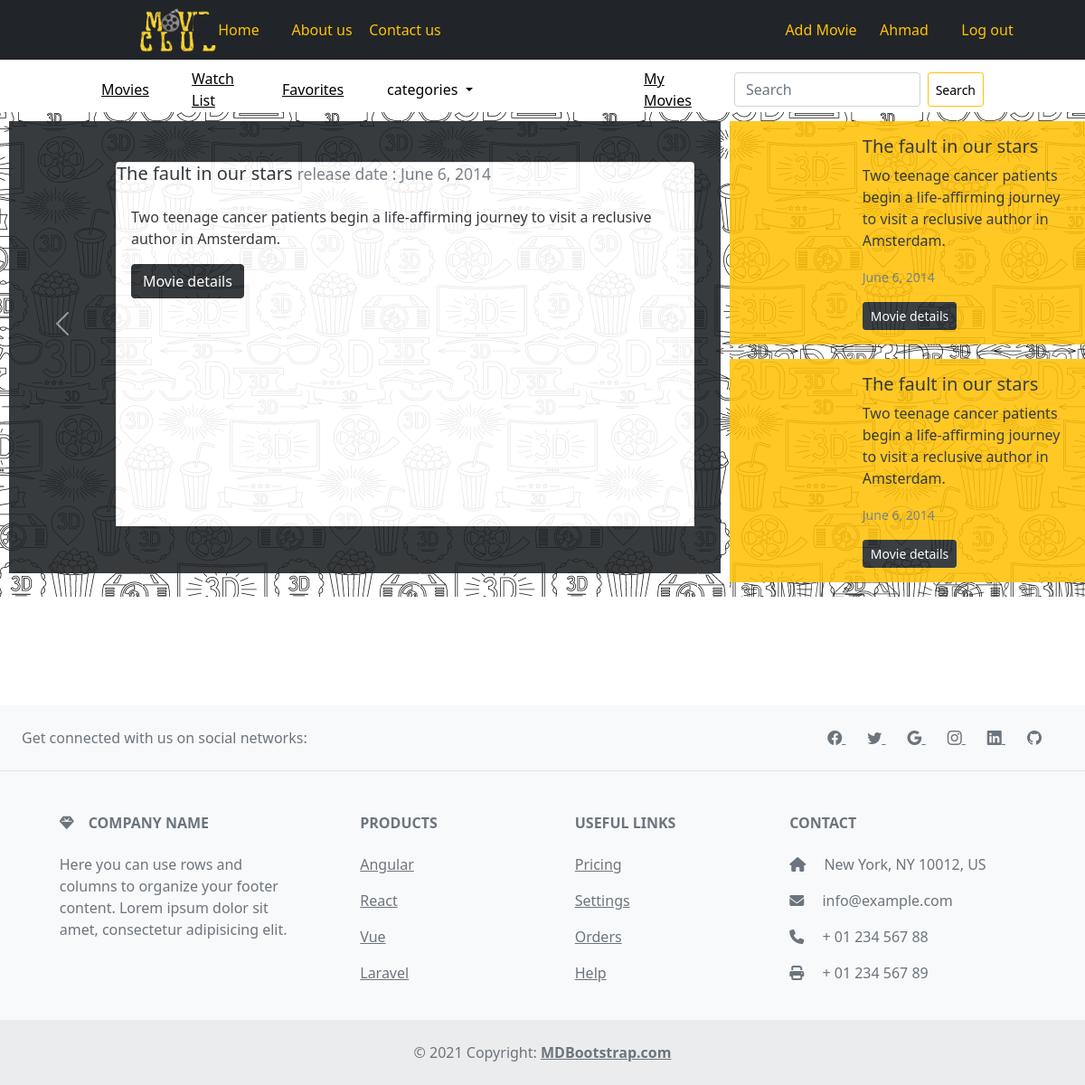
/ (signed in), run on the app's committed database.
### login_app/models.py (models this page shows)
class User(models.Model):
    first_name = models.CharField(max_length=45)
    last_name = models.CharField(max_length=45)
    email = models.CharField(max_length=255)
    password = models.CharField(max_length=100)
    created_at = models.DateTimeField(auto_now_add=True)
    updated_at = models.DateTimeField(auto_now=True)
    objects = UserManager()

### movie_app/models.py (models this page shows, shortened)
class Movie(models.Model):
    title = models.CharField(max_length=255)
    release_date = models.DateField(null = True)
    desc = models.TextField()
    trailer_url = models.URLField(max_length=300)
    added_by = models.ForeignKey(User, related_name="added_movies", on_delete = models.CASCADE)
    liked_by = models.ManyToManyField(User, related_name="favorites")
    to_watch_by = models.ManyToManyField(User, related_name="movies_to_watch")
    categories = models.ManyToManyField(Category, related_name="movies")
    uplode_image = models.ImageField(null = True , blank = True , upload_to='images/')
    created_at = models.DateTimeField(auto_now_add=True)
    updated_at = models.DateTimeField(auto_now=True)
    objects = MovieManager()

### movie_app/views.py (the view)
# urls.py: path('', views.main),
def main(request):
    if "term" in request.GET:
        sr = Movie.objects.filter(title__contains = request.GET.get('term'))
        titles = []
        for movie in sr:
            titles.append(movie.title)
        return JsonResponse(titles, safe=False)
    if 'userid' in request.session:
        context = {
        'all_movies' : Movie.objects.all().order_by('-release_date')[:2],
        'first_movies' : Movie.objects.all().order_by('-release_date')[0],
        'this_user' : User.objects.get(id=request.session['userid'])
        }
        return render(request,"main_page.html" , context)
    else :
        context = {
            'all_movies' : Movie.objects.all().order_by('-release_date')
        }
        return render(request,"main_page.html" , context)

### movie_app/templates/main_page.html (shortened to what this page needs)
<!DOCTYPE html>
<html lang="en">
<head>
    <link rel="stylesheet" href="https://cdn.jsdelivr.net/npm/bootstrap-icons@1.8.1/font/bootstrap-icons.css">
    {% load static %}
    <link rel="stylesheet" href="{% static 'css/main_page.css' %}?201812">
    <link href="https://cdn.jsdelivr.net/npm/bootstrap@5.0.2/dist/css/bootstrap.min.css" rel="stylesheet"
>
    <link rel="stylesheet" href="//code.jquery.com/ui/1.13.1/themes/base/jquery-ui.css">
</head>
<body>
    <header>
        <div class="container-fluid mb-2">
            <div class="row  head align-items-center justify-content-center px-5 py-2">
                <div class="col-1">
                    <img src="../static/img/project_logo1.png" alt="Movies House" height="50px">
                </div>
                <div class="col-1">
                    <a href="#" class="btn btn-dark btn-sm ms-3" style="color: #ffc107; font-size:16px;">Home</a>
                </div>
                <div class="col-1">
                    <a href="#" class="btn btn-dark btn-sm ms-3" style="color: #ffc107; font-size:16px;">About us</a>
                </div>
                <div class="col-5">
                    <a href="#" class="btn btn-dark btn-sm ms-3" style="color: #ffc107; font-size:16px;">Contact us</a>
                </div>
                {% if 'from' in request.session %}
                <div class="col-1">
                    <a href="/adding_form" class="btn outline-warning btn-sm ms-3"
                        style="color: #ffc107; font-size:16px;">Add Movie</a>
                </div>
                <div class="col-1">
                    <a href="#" class="btn outline-warning btn-sm ms-3"
                        style="color: #ffc107; font-size:16px;">{{this_user.first_name}}</a>
                </div>
                <div class="col-1">
                    <a href="/logout" class="btn outline-warning btn-sm ms-3"
                        style="color: #ffc107; font-size:16px;">Log out</a>
                </div>
                {% endif %}
            </div>
        </div>
    </header>
    <nav>
        <div class="container-fluid">
            <div class="row  head align-items-center justify-content-center" style="height: 50px;">
                {% if 'from' in request.session %}
                <div class="col-1">
                    <a href="/" style="color: black; font-size:16px;">Movies</a>
                </div>
                <div class="col-1 watch">
                    <a href="/watch_list" style="color: black; font-size:16px;">Watch List</a>
                </div>
                <div class="col-1">
                    <a href="/favorite" style="color: black; font-size:16px;">Favorites</a>
                </div>
                <div class="nav-item dropdown col-3">
                    <a class="nav-link dropdown-toggle" href="#" role="button" data-bs-toggle="dropdown"
                        style="color: black;font-size:16px">
                        categories
                    </a>
                </div>
                <div class="col-1 watch">
                    <a href="/my_movies" style="color: black; font-size:16px;">My Movies</a>
                </div>
                <form class="d-flex col-3" action="/movies/search" method="post">
                    <input class="form-control me-2" type="search" placeholder="Search" aria-label="Search"
                        name="search" id="movie_title">
                    <button class="btn btn-outline-warning btn-sm" type="submit" style="color:black;">Search</button>
                </form>
                {% endif %}
            </div>
        </div>
    </nav>
    <main>
        <div class="main_container">
            <div class="slid_container">
                <div id="carouselExampleControls" class="carousel slide" data-bs-ride="carousel">
                    <div class="carousel-inner">
                        <div class="carousel-item active">
                            <div class="card" style="width: 40rem; height: 28rem;">
                                <h5 class="card-title">{{first_movies.title}} <small class="text-muted">release date :
                                    {{first_movies.release_date}}</small></h5>
                                <div class="card-body">
                                    <p class="card-text">{{first_movies.desc}}</p>
                                        <a href="/movie/{{first_movies.id}}" class="btn btn-dark">Movie details</a>
                                </div>
                            </div>
                        </div>
                    </div>
                    <button class="carousel-control-prev" type="button" data-bs-target="#carouselExampleControls"
                        data-bs-slide="prev">
                        <span class="carousel-control-prev-icon" aria-hidden="true"></span>
                    </button>
                    <button class="carousel-control-next" type="button" data-bs-target="#carouselExampleControls"
                        data-bs-slide="next">
                        <span class="carousel-control-next-icon" aria-hidden="true"></span>
                    </button>
                </div>
            </div>
            <div class="sid_bar">
                {% for movie in all_movies %}
                <div class="card1 mb-3" style="max-width: 540px;">
                    <div class="row g-0">
                        <div class="col-md-4" style="background-color: #ffc107;">
                        </div>
                        <div class="col-md-8" style="background-color: #ffc107;">
                            <div class="card-body" style="max-height: 250px; overflow: auto;">
                                <h5 class="card-title">{{movie.title}}</h5>
                                <p class="card-text" style="max-height: 100px; overflow: auto;">{{movie.desc}}</p>
                                <p class="card-text"><small class="text-muted">{{movie.release_date}}</small></p>
                                <a href="/movie/{{movie.id}}" class="btn btn-sm btn-dark">Movie details</a>
                            </div>
                        </div>
                    </div>
                </div>
                {% endfor %}
            </div>
        </div>
    </main>
    <footer class="text-center text-lg-start bg-light text-muted" style="margin-top: 120px;">
        <section class="d-flex justify-content-center justify-content-lg-between p-4 border-bottom">
            <div class="me-5 d-none d-lg-block">
                <span>Get connected with us on social networks:</span>
            </div>
            <div>
                <a href="" class="me-4 text-reset">
                    <i class="bi bi-facebook"></i>
                </a>
                <a href="" class="me-4 text-reset">
                    <i class="bi bi-twitter"></i>
                </a>
                <a href="" class="me-4 text-reset">
                    <i class="bi bi-google"></i>
                </a>
                <a href="" class="me-4 text-reset">
                    <i class="bi bi-instagram"></i>
                </a>
                <a href="" class="me-4 text-reset">
                    <i class="bi bi-linkedin"></i>
                </a>
                <a href="" class="me-4 text-reset">
                    <i class="bi bi-github"></i>
                </a>
            </div>
        </section>
        <section class="">
            <div class="container text-center text-md-start mt-5">
                <div class="row mt-3">
                    <div class="col-md-3 col-lg-4 col-xl-3 mx-auto mb-4">
                        <h6 class="text-uppercase fw-bold mb-4">
                            <i class="fas fa-gem me-3"></i>Company name
                        </h6>
                        <p>
                            Here you can use rows and columns to organize your footer content. Lorem ipsum
                            dolor sit amet, consectetur adipisicing elit.
                        </p>
                    </div>
                    <div class="col-md-2 col-lg-2 col-xl-2 mx-auto mb-4">
                        <h6 class="text-uppercase fw-bold mb-4">
                            Products
                        </h6>
                        <p>
                            <a href="#!" class="text-reset">Angular</a>
                        </p>
                        <p>
                            <a href="#!" class="text-reset">React</a>
                        </p>
                        <p>
                            <a href="#!" class="text-reset">Vue</a>
                        </p>
                        <p>
                            <a href="#!" class="text-reset">Laravel</a>
                        </p>
                    </div>
                    <div class="col-md-3 col-lg-2 col-xl-2 mx-auto mb-4">
                        <h6 class="text-uppercase fw-bold mb-4">
                            Useful links
                        </h6>
                        <p>
                            <a href="#!" class="text-reset">Pricing</a>
                        </p>
                        <p>
                            <a href="#!" class="text-reset">Settings</a>
                        </p>
                        <p>
                            <a href="#!" class="text-reset">Orders</a>
                        </p>
                        <p>
                            <a href="#!" class="text-reset">Help</a>
                        </p>
                    </div>
                    <div class="col-md-4 col-lg-3 col-xl-3 mx-auto mb-md-0 mb-4">
                        <h6 class="text-uppercase fw-bold mb-4">
                            Contact
                        </h6>
                        <p><i class="fas fa-home me-3"></i> New York, NY 10012, US</p>
                        <p>
                            <i class="fas fa-envelope me-3"></i>
                            info@example.com
                        </p>
                        <p><i class="fas fa-phone me-3"></i> + 01 234 567 88</p>
                        <p><i class="fas fa-print me-3"></i> + 01 234 567 89</p>
                    </div>
                </div>
            </div>
        </section>
        <div class="text-center p-4" style="background-color: rgba(0, 0, 0, 0.05);">
            © 2021 Copyright:
            <a class="text-reset fw-bold" href="https://mdbootstrap.com/">MDBootstrap.com</a>
        </div>
    </footer>
</body>
</html>

### movie_app/static/css/main_page.css (style rules this page uses)
* { margin: 0; padding: 0; }
header { background-color: #212529; }
header a { width: 100px; font-size: 18px; text-decoration: none; }
.main_container { background-image: url("/static/css/Beauty_Skincare_Neutral_Website.png"); }
.slid_container { background-color: #212529; margin: 10px; }
.carousel-item { height: inherit; }
.carousel-inner { display: flex; justify-content: center; height: inherit; }
.carousel-item { position: relative; height: inherit; }
.card { position: absolute; right: 35%; width: 40%; top: 10%; }
.main_container { display: flex; height: auto; }
.sid_bar { flex: 3; background-image: url("static/css/Beauty_Skincare_Neutral_Website.png"); margin-top: 10px; opacity: 0.88; }
.slid_container { flex: 6; height: 500px; opacity: 0.9; }

### data on the page
User: first_name "Ahmad"
Movie: title "The fault in our stars", release_date "June 6, 2014", desc "Two teenage cancer patients begin a life-affirming journey to visit a reclusive author in Amsterdam."
Movie: title "The fault in our stars", desc "Two teenage cancer patients begin a life-affirming journey to visit a reclusive author in Amsterdam.", release_date "June 6, 2014"
